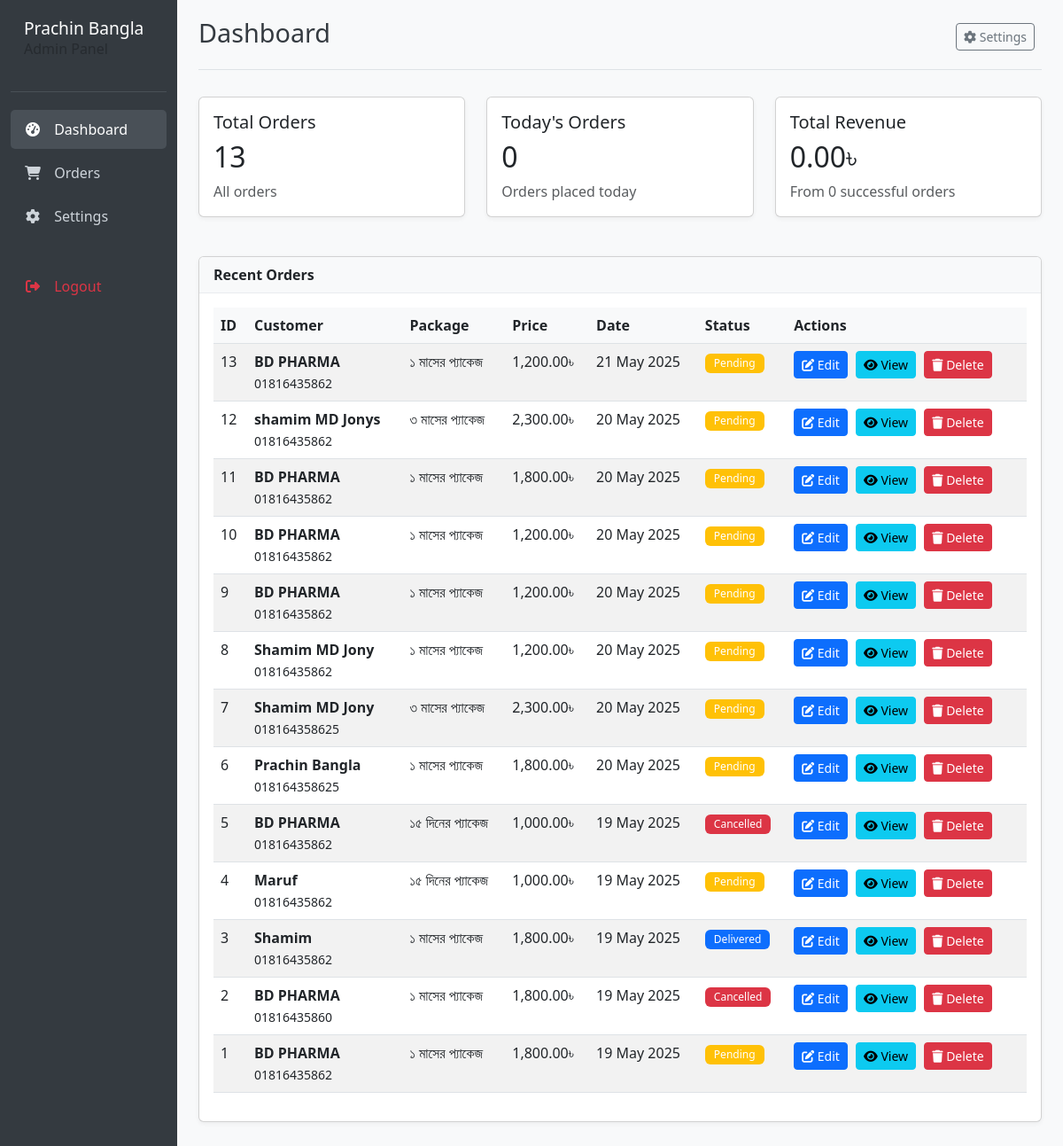
/public/admin-dashboard.php (signed in), run on an earlier commit of the app's database.
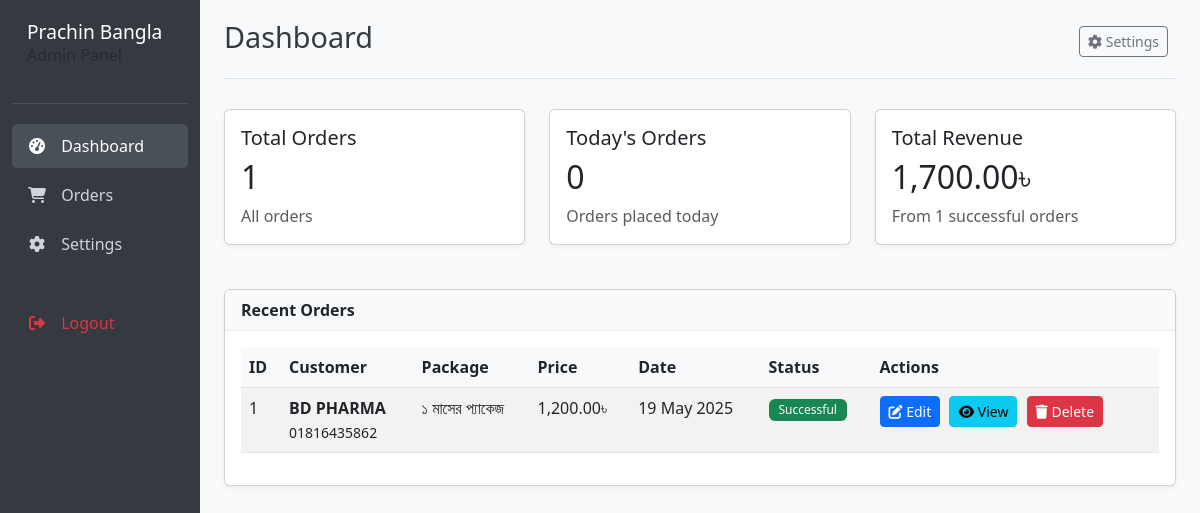
And on a later commit of the database.
### tables this page shows
CREATE TABLE orders (
            id INTEGER PRIMARY KEY AUTOINCREMENT,
            name TEXT NOT NULL,
            address TEXT NOT NULL,
            phone TEXT NOT NULL,
            package TEXT NOT NULL,
            price REAL NOT NULL,
            shipping_method TEXT NOT NULL,
            shipping_cost REAL NOT NULL,
            country TEXT,
            honey_addon INTEGER DEFAULT 0,
            honey_price REAL DEFAULT 0,
            created_at DATETIME DEFAULT CURRENT_TIMESTAMP
        , status TEXT DEFAULT "pending");

### public/admin-dashboard.php (the view, shortened to what the changed rows need)
<?php
$db = getDbConnection();
$stmt = $db->prepare("SELECT * FROM orders ORDER BY created_at DESC");
$stmt->execute();
$orders = $stmt->fetchAll(PDO::FETCH_ASSOC);
$todayOrders = 0;
$totalRevenue = 0;
$successfulOrders = 0;
foreach ($orders as $order) {
    if ($order['status'] === 'successful') {
        $totalRevenue += $order['price'] + $order['shipping_cost'] + $order['honey_price'];
        $successfulOrders++;
    }
}
?>
<!DOCTYPE html>
<html lang="en">
<head>
    <link href="https://cdn.jsdelivr.net/npm/bootstrap@5.3.0/dist/css/bootstrap.min.css" rel="stylesheet">
    <link rel="stylesheet" href="https://cdnjs.cloudflare.com/ajax/libs/font-awesome/6.4.0/css/all.min.css">
</head>
<body>
    <div class="container-fluid">
        <div class="row">
            <main class="col-md-9 ms-sm-auto col-lg-10 px-md-4 main-content">
                <div class="page-header d-flex justify-content-between align-items-center">
                    <h1>Dashboard</h1>
                </div>
                <div class="row">
                    <div class="col-md-4">
                        <div class="card">
                            <div class="card-body">
                                <h5 class="card-title">Total Orders</h5>
                                <h2 class="card-text"><?php echo count($orders); ?></h2>
                                <p class="card-text text-muted">All orders</p>
                            </div>
                        </div>
                    </div>
                    <div class="col-md-4">
                        <div class="card">
                            <div class="card-body">
                                <h2 class="card-text"><?php echo $todayOrders; ?></h2>
                            </div>
                        </div>
                    </div>
                    <div class="col-md-4">
                        <div class="card">
                            <div class="card-body">
                                <h5 class="card-title">Total Revenue</h5>
                                <h2 class="card-text"><?php echo number_format($totalRevenue, 2); ?>৳</h2>
                                <p class="card-text text-muted">From <?php echo $successfulOrders; ?> successful orders</p>
                            </div>
                        </div>
                    </div>
                </div>
                <div class="card mt-4">
                    <div class="card-body">
                        <div class="table-responsive">
                            <table class="table table-striped table-hover">
                                <thead>
                                    <tr>
                                        <th>ID</th>
                                        <th>Customer</th>
                                        <th>Package</th>
                                        <th>Price</th>
                                        <th>Date</th>
                                        <th>Status</th>
                                        <th>Actions</th>
                                    </tr>
                                </thead>
                                <tbody>
                                    <?php if (empty($orders)): ?>
                                        <tr>
                                            <td colspan="7" class="text-center">No orders found</td>
                                        </tr>
                                    <?php else: ?>
                                        <?php foreach ($orders as $order): ?>
                                            <tr>
                                                <td><?php echo $order['id']; ?></td>
                                                <td>
                                                    <strong><?php echo htmlspecialchars($order['name']); ?></strong><br>
                                                    <small><?php echo htmlspecialchars($order['phone']); ?></small>
                                                </td>
                                                <td>
                                                    <?php
                                                        switch ($order['package']) {
                                                            case '1month':
                                                                echo '১ মাসের প্যাকেজ';
                                                                break;
                                                            case '15days':
                                                                echo '১৫ দিনের প্যাকেজ';
                                                                break;
                                                            case '3month':
                                                                echo '৩ মাসের প্যাকেজ';
                                                                break;
                                                        }
                                                    ?>
                                                </td>
                                                <td><?php echo number_format($order['price'], 2); ?>৳</td>
                                                <td><?php echo date('d M Y', strtotime($order['created_at'])); ?></td>
                                                <td>
                                                    <?php
                                                        $statusClass = '';
                                                        switch ($order['status']) {
                                                            case 'pending':
                                                                $statusClass = 'bg-warning';
                                                                break;
                                                            case 'delivered':
                                                                $statusClass = 'bg-primary';
                                                                break;
                                                            case 'successful':
                                                                $statusClass = 'bg-success';
                                                                break;
                                                            case 'cancelled':
                                                                $statusClass = 'bg-danger';
                                                                break;
                                                        }
                                                    ?>
                                                    <span class="badge <?php echo $statusClass; ?>"><?php echo ucfirst($order['status']); ?></span>
                                                </td>
                                                <td class="action-buttons">
                                                    <a href="admin-edit-order.php?id=<?php echo $order['id']; ?>" class="btn btn-sm btn-primary">
                                                        <i class="fas fa-edit"></i> Edit
                                                    </a>
                                                    <button type="button" class="btn btn-sm btn-info" data-bs-toggle="modal" data-bs-target="#orderModal<?php echo $order['id']; ?>">
                                                        <i class="fas fa-eye"></i> View
                                                    </button>
                                                    <button type="button" class="btn btn-sm btn-danger" data-bs-toggle="modal" data-bs-target="#deleteOrderModal<?php echo $order['id']; ?>">
                                                        <i class="fas fa-trash"></i> Delete
                                                    </button>
                                                </td>
                                            </tr>
                                        <?php endforeach; ?>
                                    <?php endif; ?>
                                </tbody>
                            </table>
                        </div>
                    </div>
                </div>
            </main>
        </div>
    </div>
</body>
</html>

What changed in the data, as far as the page shows it:
removed orders: id "13", name "BD PHARMA", phone "01816435862", package "১ মাসের প্যাকেজ", price "1,200.00", created_at "21 May 2025", status "Pending"
removed orders: id "12", name "shamim MD Jonys", phone "01816435862", package "৩ মাসের প্যাকেজ", price "2,300.00", created_at "20 May 2025", status "Pending"
removed orders: id "11", name "BD PHARMA", phone "01816435862", package "১ মাসের প্যাকেজ", price "1,800.00", created_at "20 May 2025", status "Pending"
removed orders: id "10", name "BD PHARMA", phone "01816435862", package "১ মাসের প্যাকেজ", price "1,200.00", created_at "20 May 2025", status "Pending"
removed orders: id "9", name "BD PHARMA", phone "01816435862", package "১ মাসের প্যাকেজ", price "1,200.00", created_at "20 May 2025", status "Pending"
removed orders: id "8", name "Shamim MD Jony", phone "01816435862", package "১ মাসের প্যাকেজ", price "1,200.00", created_at "20 May 2025", status "Pending"
removed orders: id "7", name "Shamim MD Jony", phone "018164358625", package "৩ মাসের প্যাকেজ", price "2,300.00", created_at "20 May 2025", status "Pending"
removed orders: id "6", name "Prachin Bangla", phone "018164358625", package "১ মাসের প্যাকেজ", price "1,800.00", created_at "20 May 2025", status "Pending"
removed orders: id "5", name "BD PHARMA", phone "01816435862", package "১৫ দিনের প্যাকেজ", price "1,000.00", created_at "19 May 2025", status "Cancelled"
removed orders: id "4", name "Maruf", phone "01816435862", package "১৫ দিনের প্যাকেজ", price "1,000.00", created_at "19 May 2025", status "Pending"
removed orders: id "3", name "Shamim", phone "01816435862", package "১ মাসের প্যাকেজ", price "1,800.00", created_at "19 May 2025", status "Delivered"
removed orders: id "2", name "BD PHARMA", phone "01816435860", package "১ মাসের প্যাকেজ", price "1,800.00", created_at "19 May 2025", status "Cancelled"
changed orders "BD PHARMA": price "1,800.00" → "1,200.00"; status "Pending" → "Successful"
Also different on the page:
count($orders): "13" → "1"
$totalRevenue: "0.00" → "1,700.00"
$successfulOrders: "0" → "1"
